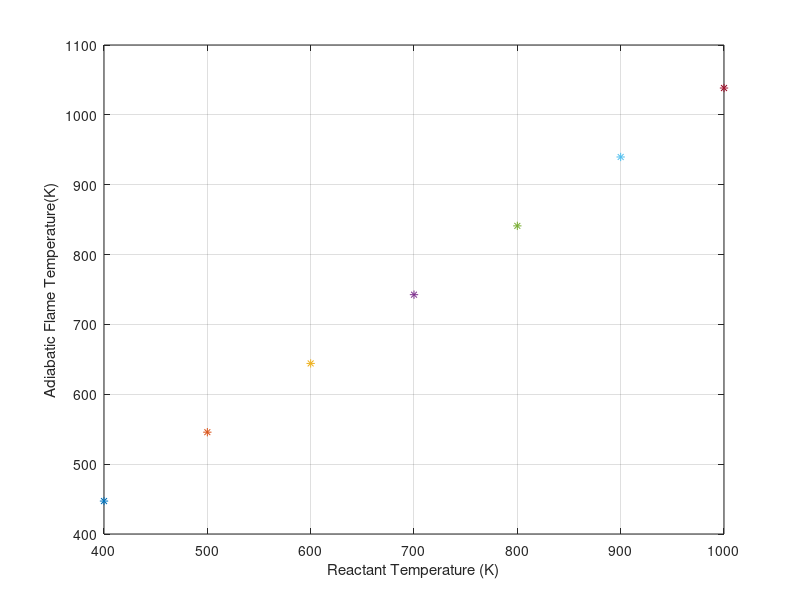
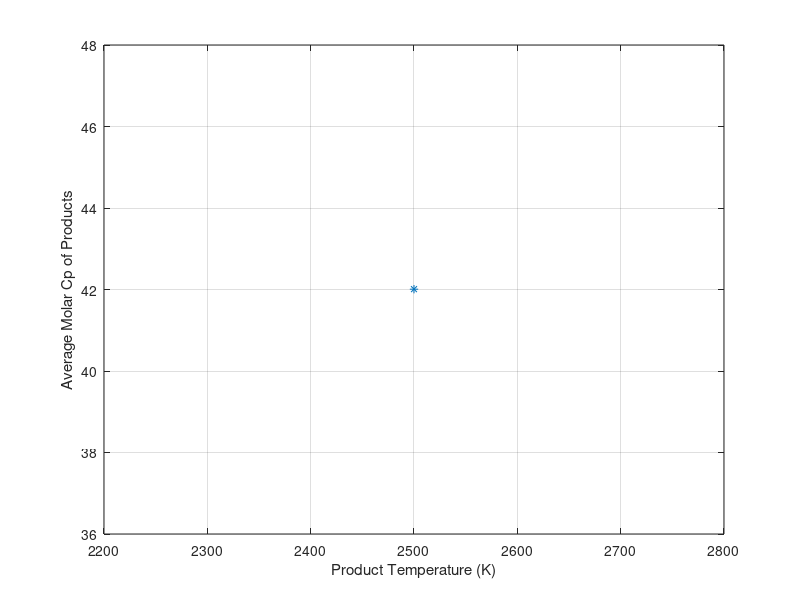

Reproduce these figures in MATLAB, in order. (Note: this script raises an error after producing the figures.)
%% Adiabatic flame temperature calculator %%
%% Using hydrocarbon fuels (C, H, N O) %%
%---------Notes---------%
%TO AUTOMATE:
%Make an array containing products and an array containing reactants
%Inputs required will include mole numbers for each molecule (stoichiometric combustion), molar mass of molecules, heats of formation of molecules, and molar Cp of products

    %----------ABS------------%

    molf = 1; %Moles of fuel (stoichiometric)
    molair = 24.107;
    molh2o = 2.425;
    molco2 = 3.85;
    moln2 = 19.26;
    
    molr = molf + molair;
    molp = molh2o + molco2 + moln2;
    
    %Molecular weights needed (kg/kmol)
    %Reactants
    mwabs = 57.07;
    mwair = 28.96;
    
    %Products
    mwh2o = 18.02;
    mwco2 = 44.01;
    mwn2 = 28.013;

    
    for(reacttemp = 400:100:1000)
        
        fprintf("------------REACTANT TEMPERATURE = %d K---------------", reacttemp);
        %---HEAT OF COMBUSTION CALCULATION---%

        %NEEDED:
        
        %Average molar Cp of products and reactants
        %Number of moles (total, reactants, products)
        %Temperature of reactants
        %Heats of formation of all molecules
        %Total moles of products
        %Mole fractions for each molecule
        
        cpair = 29.67 
        
        %HEAT OF FORMATION FOR EACH MOLECULE%

        %hf(molecule) = heat of formation for each molecule
        %Values found online

        hfn2 = 0;
        hfo2 = 0;
        hfco2 = -393520; %kJ/kmol
        hfh2o = -241820; %kJ/kmol
        hfabs = 62630; %kJ/kmol
        
        
        tstp = 273.15; %K
        
        %Molar Cp of molecules needed (CP VALUES CHANGE WITH TEMPERATURE,WILL BE INCORPORATED AT A LATER TIME)
        
        %Mass Cp values (kJ/kg*K)
        %Other values taken at 300K
        cpabs = 1.423; %Average value given, won't change with temperature
        
        %Molar Cp values
        mcpabs = cpabs*mwabs
        mcpair = cpair
        
        %Molar CP must be calculated for high temperatures
        x = reacttemp/100;
        mcph2o = 143.05 - (183.54 * (x^0.25)) + (82.751 * (x^ 0.5)) - (3.6989 * x)
        mcpco2 = -3.7357 + (30.529 * (x^0.5)) - (4.1034 * x) + (.024198 * (x^2))
        mcpn2 = 39.06 - (512.79 * (x^(-1.5))) + (1072.7 * (x^(-2))) - (820.4 * (x^(-3)))
        
        %Mole Fractions
        mfabs = molf/molr
        mfair = molair/molr
        mfh2o = molh2o/molp
        mfco2 = molco2/molp
        mfn2 = moln2/molp
        
        %Average Molar Cp values
        mcpr = (mfabs * mcpabs)  + (mfair * mcpair); %Reactants
        mcpp = (mfh2o * mcph2o) + (mfco2 * mcpco2) + (mfn2 * mcpn2)
        
        %HEAT OF COMBUSTION*
        
        %Long equation will be simplified into terms to eliminate chances of parentheses errors.
        
        %Followiing terms are number of moles multiplied by heat of formation
        %HEATS OF FORMATION FOR N2 AND O2 ARE ZERO
        
        %Products
        h2oterm = molh2o * hfh2o;
        co2term = molco2 * hfco2;
        
        
        %Reactants
        absterm = molf * hfabs;
        
        %Heat of reaction determined, then multiplied by -1 to get heat of combustion.
        
        molhrxn = h2oterm + co2term - absterm + (molp * mcpp * (reacttemp - tstp)) - (molr * mcpr * (reacttemp - tstp))
        
        hrxn = molhrxn/mwabs;
        
        hoc = hrxn * -1;
        
        fprintf("Heat of Combustion: %f kJ/kg\n", hoc)
        
       
        %---ADIABATIC FLAME TEMPERATURE---%
       
        
        %AFT Calculation
        
        aft = reacttemp + hoc/((molh2o * mcph2o) + (molco2 * mcpco2) + (moln2 * mcpn2));
        
        fprintf("ADIABATIC FLAME TEMP = %f K\n\n\n\n", aft);
       
        
        %---PLOTS---%
        
        figure(1)
        plot(reacttemp, aft, '*'); hold on
        grid on;
        xlabel('Reactant Temperature (K)');
        ylabel('Adiabatic Flame Temperature(K)');
        
%         figure(2)
%         plot(reacttemp, mcph2o, '*'); hold on
%         grid on;
%         xlabel('Temperature (K)');
%         ylabel('Molar Cp of H2O (kJ/kmol * K)');
%         
%         figure(3)
%         plot(reacttemp, mcpco2, '*'); hold on
%         grid on;
%         xlabel('Temperature (K)');
%         ylabel('Molar Cp of CO2 (kJ/kmol * K)');
%         
%         figure(4)
%         plot(reacttemp, mcpn2, '*'); hold on
%         grid on;
%         xlabel('Temperature (K)');
%         ylabel('Molar Cp of N2 (kJ/kmol * K)');
               
    end
    
for (temp = 2500:100:3500)
    
    fprintf("Temp = %d", temp);
     cpabs = 1.423; %Average value given, won't change with temperature

    %Molar Cp values
    mcpabs = cpabs*mwabs
    mcpair = cpair

    %Molar CP must be calculated for high temperatures
    x = temp/100;
    mcph2o = 143.05 - (183.54 * (x^0.25)) + (82.751 * (x^ 0.5)) - (3.6989 * x)
    mcpco2 = -3.7357 + (30.529 * (x^0.5)) - (4.1034 * x) + (.024198 * (x^2))
    mcpn2 = 39.06 - (512.79 * (x^(-1.5))) + (1072.7 * (x^(-2))) - (820.4 * (x^(-3)))
    
    %Molar basis to mass basis
    cph2o = mcph2o/mwh2o
    cpco2 = mcpco2/mwco2
    cpn2 = mcpn2/mwn2
    
    %Mass Fractions
    massh2o = molh2o * mwh2o;
    massco2 = molco2 * mwco2;
    massn2 = moln2 * mwn2;
    
    massp = massh2o + massco2 + massn2;
    
    mafh2o = massh2o/massp;
    mafco2 = massco2/massp;
    mafn2 = massn2/massp;
    
    %Average Molar Cp values
    mcpr = (mfabs * mcpabs)  + (mfair * mcpair); %Reactants
    mcpp = (mfh2o * mcph2o) + (mfco2 * mcpco2) + (mfn2 * mcpn2);
    
    
    %Average Mass Cp value
    macpp = (mafh2o * cph2o) + (mafco2 * cpco2) + (mafn2 * cpn2)

    %---IDEAL GAS VALUES---%

    Ru = 8.314; %kJ/kmol * K
    R_abs = Ru/mwabs;
    R_air = Ru/mwair;
    R_h2o = Ru/mwh2o
    R_co2 = Ru/mwco2
    R_n2 = Ru/mwn2

    Cv_abs = mcpabs - R_abs;
    Cv_air = mcpair - R_air;
    Cv_h2o = cph2o - R_h2o;
    Cv_co2 = cpco2 - R_co2;
    Cv_n2 = cpn2 - R_n2;

    macvp = (mafh2o * Cv_h2o) + (mafco2 * Cv_co2) + (mafn2 * Cv_n2);

    k = macpp/macvp;

    figure(5)
    plot(temp, mcpp, '*'); hold on
    grid on;
    xlabel('Product Temperature (K)');
    ylabel('Average Molar Cp of Products');

    figure(6)
    plot(temp, mcvp, '*'); hold on
    grid on;
    xlabel('Product Temperature (K)');
    ylabel('Average Molar Cv of Products');

    figure(7)
    plot(temp, k, '*'); hold on
    grid on;
    xlabel('Temperature (K)');
    ylabel('Specific Heat Ratio of Products');
    
end
 
